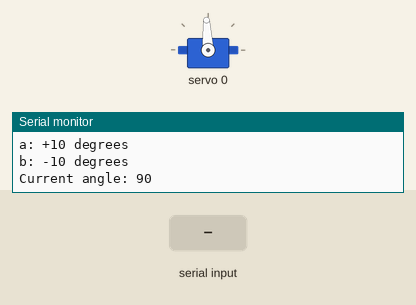
The sketch below on a simulated Arduino Uno, built with avr-gcc and run on an emulated ATmega328P. Shown: servo, the last lines printed to the serial monitor. Inputs (shaded band) come from the test bench.

Above: at 1.2 s.
1.3 s: "a" received over Serial
At 1.7 s:
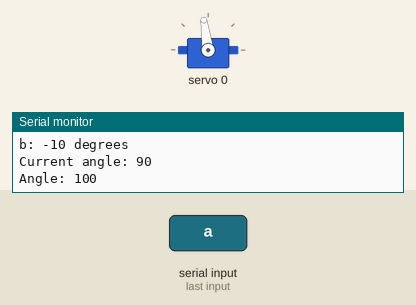
2.8 s: "a" received over Serial
At 4.0 s:
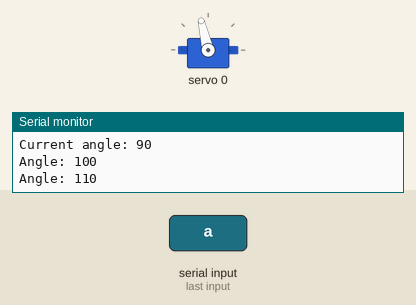
4.3 s: "b" received over Serial
At 5.1 s:
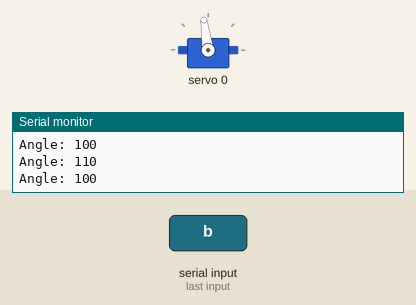
Timing chart, 0 to 7.3 s (numbered marks = the images above; inputs shaded):
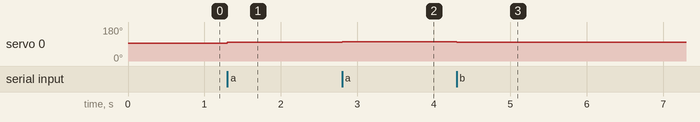

The sketch:

servo_test.ino
```cpp
#include <Adafruit_PWMServoDriver.h>

Adafruit_PWMServoDriver pwm = Adafruit_PWMServoDriver(0x40);

// 接続するPCA9685のチャンネル
constexpr uint8_t SERVO_CHANNEL = 0;

// まずは安全寄りの範囲から開始
constexpr int SERVO_MIN_US = 1000;
constexpr int SERVO_MAX_US = 2000;

// 現在角度
int currentAngle = 90;

void writeServoAngle(uint8_t channel, int angle) {
  // 0〜180度に制限
  angle = constrain(angle, 0, 180);

  // 角度をパルス幅に変換
  int pulseUs = map(
    angle,
    0, 180,
    SERVO_MIN_US, SERVO_MAX_US
  );

  pwm.writeMicroseconds(channel, pulseUs);
}

void setup() {
  Serial.begin(115200);

  pwm.begin();
  pwm.setPWMFreq(50);  // 一般的なRCサーボは50Hz

  delay(10);

  // 初期位置90度
  writeServoAngle(SERVO_CHANNEL, currentAngle);

  Serial.println("Servo test ready.");
  Serial.println("a: +10 degrees");
  Serial.println("b: -10 degrees");
  Serial.print("Current angle: ");
  Serial.println(currentAngle);
}

void loop() {
  if (Serial.available() <= 0) {
    return;
  }

  char command = Serial.read();

  if (command == 'a') {
    currentAngle += 10;
    currentAngle = constrain(currentAngle, 0, 180);

    writeServoAngle(SERVO_CHANNEL, currentAngle);

    Serial.print("Angle: ");
    Serial.println(currentAngle);
  }
  else if (command == 'b') {
    currentAngle -= 10;
    currentAngle = constrain(currentAngle, 0, 180);

    writeServoAngle(SERVO_CHANNEL, currentAngle);

    Serial.print("Angle: ");
    Serial.println(currentAngle);
  }
}
```

Measured:
- after the input at 1.3 s, servo 0: 93° → 98° at once
- after the input at 2.8 s, servo 0: 98° → 103° at once
- after the input at 4.3 s, servo 0: 103° → 98° at once
